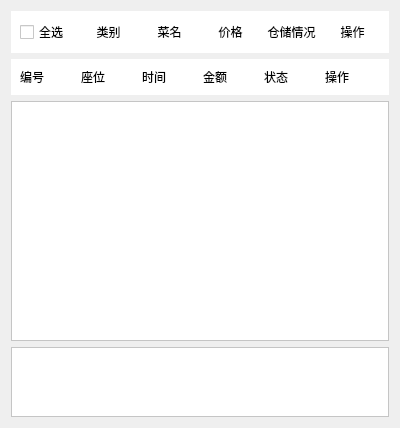
<?xml version="1.0" encoding="UTF-8"?>
<ui version="4.0">
 <class>ListWidget</class>
 <widget class="QWidget" name="ListWidget">
  <property name="geometry">
   <rect>
    <x>0</x>
    <y>0</y>
    <width>400</width>
    <height>428</height>
   </rect>
  </property>
  <property name="windowTitle">
   <string>Form</string>
  </property>
  <layout class="QVBoxLayout" name="verticalLayout_1">
   <item>
    <widget class="QWidget" name="widget_head1" native="true">
     <property name="styleSheet">
      <string notr="true">background-color: rgb(255, 255, 255);</string>
     </property>
     <layout class="QHBoxLayout" name="horizontalLayout_1">
      <item>
       <widget class="QCheckBox" name="checkBox">
        <property name="maximumSize">
         <size>
          <width>70</width>
          <height>16777215</height>
         </size>
        </property>
        <property name="text">
         <string>全选</string>
        </property>
       </widget>
      </item>
      <item>
       <widget class="QLabel" name="label_10">
        <property name="text">
         <string>类别</string>
        </property>
        <property name="alignment">
         <set>Qt::AlignCenter</set>
        </property>
       </widget>
      </item>
      <item>
       <widget class="QLabel" name="label_11">
        <property name="text">
         <string>菜名</string>
        </property>
        <property name="alignment">
         <set>Qt::AlignCenter</set>
        </property>
       </widget>
      </item>
      <item>
       <widget class="QLabel" name="label_12">
        <property name="text">
         <string>价格</string>
        </property>
        <property name="alignment">
         <set>Qt::AlignCenter</set>
        </property>
       </widget>
      </item>
      <item>
       <widget class="QLabel" name="label_13">
        <property name="text">
         <string>仓储情况</string>
        </property>
        <property name="alignment">
         <set>Qt::AlignCenter</set>
        </property>
       </widget>
      </item>
      <item>
       <widget class="QLabel" name="label_14">
        <property name="text">
         <string>操作</string>
        </property>
        <property name="alignment">
         <set>Qt::AlignCenter</set>
        </property>
       </widget>
      </item>
     </layout>
    </widget>
   </item>
   <item>
    <widget class="QWidget" name="widget_head2" native="true">
     <property name="styleSheet">
      <string notr="true">background-color: rgb(255, 255, 255);</string>
     </property>
     <layout class="QHBoxLayout" name="horizontalLayout_2">
      <item>
       <widget class="QLabel" name="label">
        <property name="text">
         <string>编号</string>
        </property>
       </widget>
      </item>
      <item>
       <widget class="QLabel" name="label_2">
        <property name="text">
         <string>座位</string>
        </property>
       </widget>
      </item>
      <item>
       <widget class="QLabel" name="label_3">
        <property name="text">
         <string>时间</string>
        </property>
       </widget>
      </item>
      <item>
       <widget class="QLabel" name="label_4">
        <property name="text">
         <string>金额</string>
        </property>
       </widget>
      </item>
      <item>
       <widget class="QLabel" name="label_5">
        <property name="text">
         <string>状态</string>
        </property>
       </widget>
      </item>
      <item>
       <widget class="QLabel" name="label_6">
        <property name="text">
         <string>操作</string>
        </property>
       </widget>
      </item>
     </layout>
    </widget>
   </item>
   <item>
    <widget class="QScrollArea" name="scrollArea_vertical">
     <property name="styleSheet">
      <string notr="true">background-color: rgb(255, 255, 255);</string>
     </property>
     <property name="widgetResizable">
      <bool>true</bool>
     </property>
     <widget class="QWidget" name="scrollAreaWidgetContents">
      <property name="geometry">
       <rect>
        <x>0</x>
        <y>0</y>
        <width>376</width>
        <height>202</height>
       </rect>
      </property>
      <layout class="QVBoxLayout" name="verticalLayout">
       <item>
        <spacer name="verticalSpacer">
         <property name="orientation">
          <enum>Qt::Vertical</enum>
         </property>
         <property name="sizeHint" stdset="0">
          <size>
           <width>20</width>
           <height>251</height>
          </size>
         </property>
        </spacer>
       </item>
      </layout>
     </widget>
    </widget>
   </item>
   <item>
    <widget class="QScrollArea" name="scrollArea_grid">
     <property name="styleSheet">
      <string notr="true">background-color: rgb(255, 255, 255);</string>
     </property>
     <property name="widgetResizable">
      <bool>true</bool>
     </property>
     <widget class="QWidget" name="scrollAreaWidgetContents_2">
      <property name="geometry">
       <rect>
        <x>0</x>
        <y>0</y>
        <width>376</width>
        <height>85</height>
       </rect>
      </property>
      <layout class="QGridLayout" name="gridLayout"/>
     </widget>
    </widget>
   </item>
  </layout>
 </widget>
 <resources/>
 <connections/>
</ui>
